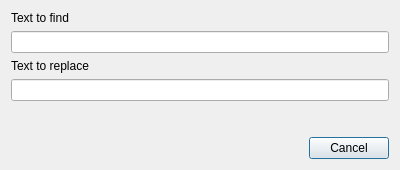
<?xml version="1.0" encoding="UTF-8"?>
<ui version="4.0">
 <class>ReplaceDialog</class>
 <widget class="QDialog" name="ReplaceDialog">
  <property name="geometry">
   <rect>
    <x>0</x>
    <y>0</y>
    <width>400</width>
    <height>170</height>
   </rect>
  </property>
  <property name="windowTitle">
   <string>Dialog</string>
  </property>
  <layout class="QVBoxLayout" name="verticalLayout">
   <item>
    <widget class="QLabel" name="label">
     <property name="text">
      <string>Text to find</string>
     </property>
    </widget>
   </item>
   <item>
    <widget class="QLineEdit" name="txtFind"/>
   </item>
   <item>
    <widget class="QLabel" name="label_2">
     <property name="text">
      <string>Text to replace</string>
     </property>
    </widget>
   </item>
   <item>
    <widget class="QLineEdit" name="txtReplace"/>
   </item>
   <item>
    <spacer name="verticalSpacer">
     <property name="orientation">
      <enum>Qt::Vertical</enum>
     </property>
     <property name="sizeHint" stdset="0">
      <size>
       <width>20</width>
       <height>40</height>
      </size>
     </property>
    </spacer>
   </item>
   <item>
    <widget class="QDialogButtonBox" name="buttonBox">
     <property name="orientation">
      <enum>Qt::Horizontal</enum>
     </property>
     <property name="standardButtons">
      <set>QDialogButtonBox::Cancel</set>
     </property>
    </widget>
   </item>
  </layout>
 </widget>
 <resources/>
 <connections>
  <connection>
   <sender>buttonBox</sender>
   <signal>accepted()</signal>
   <receiver>ReplaceDialog</receiver>
   <slot>accept()</slot>
   <hints>
    <hint type="sourcelabel">
     <x>248</x>
     <y>254</y>
    </hint>
    <hint type="destinationlabel">
     <x>157</x>
     <y>274</y>
    </hint>
   </hints>
  </connection>
  <connection>
   <sender>buttonBox</sender>
   <signal>rejected()</signal>
   <receiver>ReplaceDialog</receiver>
   <slot>reject()</slot>
   <hints>
    <hint type="sourcelabel">
     <x>316</x>
     <y>260</y>
    </hint>
    <hint type="destinationlabel">
     <x>286</x>
     <y>274</y>
    </hint>
   </hints>
  </connection>
 </connections>
</ui>
